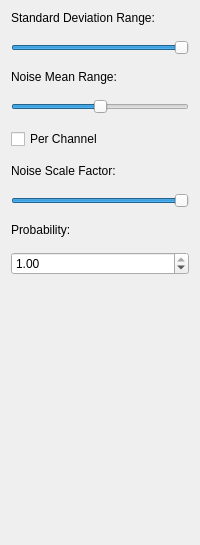
              <widget class="QWidget" name="noise">
               <layout class="QVBoxLayout" name="verticalLayout_88">
                <property name="spacing">
                 <number>15</number>
                </property>
                <item>
                 <widget class="QLabel" name="label_125">
                  <property name="text">
                   <string>Standard Deviation Range:</string>
                  </property>
                 </widget>
                </item>
                <item>
                 <widget class="QSlider" name="noise_std">
                  <property name="maximum">
                   <number>1</number>
                  </property>
                  <property name="pageStep">
                   <number>1</number>
                  </property>
                  <property name="value">
                   <number>1</number>
                  </property>
                  <property name="orientation">
                   <enum>Qt::Horizontal</enum>
                  </property>
                 </widget>
                </item>
                <item>
                 <widget class="QLabel" name="label_126">
                  <property name="text">
                   <string>Noise Mean Range:</string>
                  </property>
                 </widget>
                </item>
                <item>
                 <widget class="QSlider" name="noise_mean">
                  <property name="minimum">
                   <number>-1</number>
                  </property>
                  <property name="maximum">
                   <number>1</number>
                  </property>
                  <property name="pageStep">
                   <number>1</number>
                  </property>
                  <property name="orientation">
                   <enum>Qt::Horizontal</enum>
                  </property>
                 </widget>
                </item>
                <item>
                 <widget class="QCheckBox" name="noise_channel_check">
                  <property name="text">
                   <string>Per Channel</string>
                  </property>
                 </widget>
                </item>
                <item>
                 <widget class="QLabel" name="label_128">
                  <property name="text">
                   <string>Noise Scale Factor:</string>
                  </property>
                 </widget>
                </item>
                <item>
                 <widget class="QSlider" name="noise_scale">
                  <property name="maximum">
                   <number>1</number>
                  </property>
                  <property name="pageStep">
                   <number>1</number>
                  </property>
                  <property name="value">
                   <number>1</number>
                  </property>
                  <property name="orientation">
                   <enum>Qt::Horizontal</enum>
                  </property>
                 </widget>
                </item>
                <item>
                 <widget class="QLabel" name="label_132">
                  <property name="text">
                   <string>Probability:</string>
                  </property>
                 </widget>
                </item>
                <item>
                 <widget class="QDoubleSpinBox" name="noise_p">
                  <property name="decimals">
                   <number>2</number>
                  </property>
                  <property name="maximum">
                   <double>1.000000000000000</double>
                  </property>
                  <property name="singleStep">
                   <double>0.010000000000000</double>
                  </property>
                  <property name="value">
                   <double>1.000000000000000</double>
                  </property>
                 </widget>
                </item>
                <item>
                 <spacer name="verticalSpacer_12">
                  <property name="orientation">
                   <enum>Qt::Vertical</enum>
                  </property>
                  <property name="sizeHint" stdset="0">
                   <size>
                    <width>20</width>
                    <height>259</height>
                   </size>
                  </property>
                 </spacer>
                </item>
               </layout>
              </widget>
